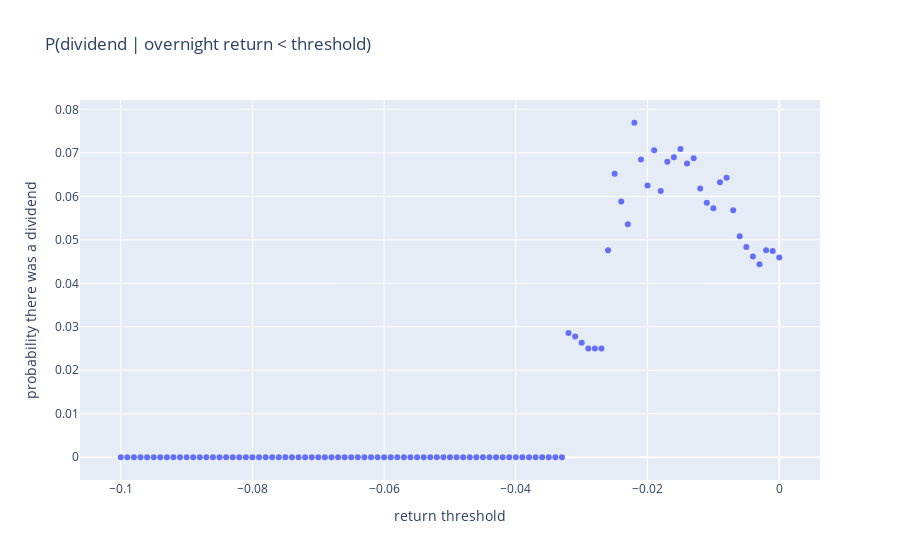

Notebook cell for this chart:
### Code cell
px.scatter(
    x=thresholds_list,
    y=y,
    labels={'x': 'return threshold', 'y': 'probability there was a dividend'},
    title='P(dividend | overnight return < threshold)'
)

### Figure 1 — Plotly figure (JSON) as saved in the notebook; plotly's stock layout.template omitted (floating-point values rounded to 4 significant figures)
{"data": [{"hovertemplate": "return threshold=%{x}<br>probability there was a dividend=%{y}<extra></extra>", "legendgroup": "", "marker": {"color": "#636efa", "symbol": "circle"}, "mode": "markers", "name": "", "orientation": "v", "showlegend": false, "type": "scatter", "x": [0, -0.001, -0.002, -0.003, -0.004, -0.005, -0.006, -0.007, -0.008, -0.009, -0.01, -0.011, -0.012, -0.013, -0.014, -0.015, -0.016, -0.017, -0.018, -0.019, -0.02, -0.021, -0.022, -0.023, -0.024, -0.025, -0.026, -0.027, -0.028, -0.029, -0.03, -0.031, -0.032, -0.033, -0.034, -0.035, -0.036, -0.037, -0.038, -0.039, -0.04, -0.041, -0.042, -0.043, -0.044, -0.045, -0.046, -0.047, -0.048, -0.049, -0.05, -0.051, -0.052, -0.053, -0.054, -0.055, -0.056, -0.057, -0.058, -0.059, -0.06, -0.061, -0.062, -0.063, -0.064, -0.065, -0.066, -0.067, -0.068, -0.069, -0.07, -0.071, -0.072, -0.073, -0.074, -0.075, -0.076, -0.077, -0.078, -0.079, -0.08, -0.081, -0.082, -0.083, -0.084, -0.085, -0.086, -0.087, -0.088, -0.089, -0.09, -0.091, -0.092, -0.093, -0.094, -0.095, -0.096, -0.097, -0.098, -0.099, -0.1], "xaxis": "x", "y": [0.04592, 0.04745, 0.04762, 0.0444, 0.04619, 0.04835, 0.05085, 0.05678, 0.06429, 0.06324, 0.05727, 0.05854, 0.0618, 0.06875, 0.06757, 0.07087, 0.06897, 0.06796, 0.06122, 0.07059, 0.0625, 0.06849, 0.07692, 0.05357, 0.05882, 0.06522, 0.04762, 0.025, 0.025, 0.025, 0.02632, 0.02778, 0.02857, 0, 0, 0, 0, 0, 0, 0, 0, 0, 0, 0, 0, 0, 0, 0, 0, 0, 0, 0, 0, 0, 0, 0, 0, 0, 0, 0, 0, 0, 0, 0, 0, 0, 0, 0, 0, 0, 0, 0, 0, 0, 0, 0, 0, 0, 0, 0, 0, 0, 0, 0, 0, 0, 0, 0, 0, 0, 0, 0, 0, 0, 0, 0, 0, 0, 0, 0, 0], "yaxis": "y"}], "layout": {"legend": {"tracegroupgap": 0}, "title": {"text": "P(dividend | overnight return < threshold)"}, "xaxis": {"anchor": "y", "domain": [0, 1], "title": {"text": "return threshold"}}, "yaxis": {"anchor": "x", "domain": [0, 1], "title": {"text": "probability there was a dividend"}}}}
